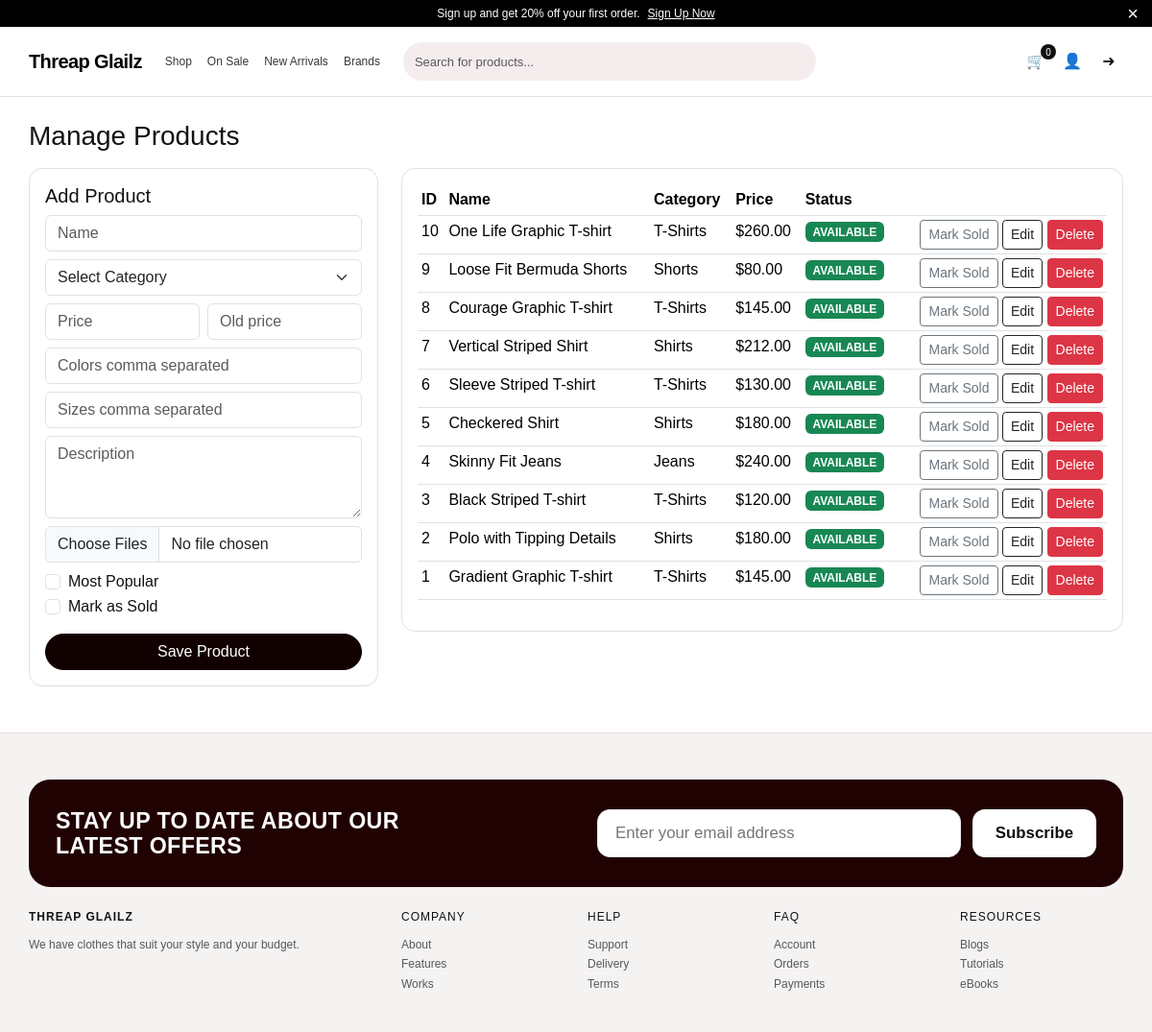
The app's page /admin/products.php (signed in) with its own data.
### tables this page shows
CREATE TABLE products (
    id INT UNSIGNED AUTO_INCREMENT PRIMARY KEY,
    category_id INT UNSIGNED NOT NULL,
    name VARCHAR(180) NOT NULL,
    slug VARCHAR(200) NOT NULL UNIQUE,
    description TEXT NOT NULL,
    price DECIMAL(10,2) NOT NULL,
    old_price DECIMAL(10,2) NULL,
    rating DECIMAL(2,1) DEFAULT 4.5,
    stock INT UNSIGNED DEFAULT 100,
    colors VARCHAR(255) DEFAULT 'Black,White',
    sizes VARCHAR(255) DEFAULT 'S,M,L,XL',
    is_popular TINYINT(1) DEFAULT 0,
    is_sold TINYINT(1) NOT NULL DEFAULT 0,
    created_at TIMESTAMP DEFAULT CURRENT_TIMESTAMP,
    updated_at TIMESTAMP DEFAULT CURRENT_TIMESTAMP ON UPDATE CURRENT_TIMESTAMP,
    CONSTRAINT fk_products_category FOREIGN KEY (category_id) REFERENCES categories(id) ON DELETE CASCADE,
    INDEX idx_products_category (category_id),
    INDEX idx_products_price (price),
    INDEX idx_products_popular (is_popular)
);

CREATE TABLE categories (
    id INT UNSIGNED AUTO_INCREMENT PRIMARY KEY,
    name VARCHAR(100) NOT NULL UNIQUE,
    slug VARCHAR(120) NOT NULL UNIQUE,
    created_at TIMESTAMP DEFAULT CURRENT_TIMESTAMP
);

### includes/functions.php (called while the page is built, shortened)
<?php
require_once __DIR__ . '/db.php';
function e(string $value): string {
    return htmlspecialchars($value, ENT_QUOTES, 'UTF-8');
}
function is_logged_in(): bool {
    return !empty($_SESSION['user']);
}
function is_admin_logged_in(): bool {
    return !empty($_SESSION['admin']);
}
function cart_items_count(): int {
    return array_sum($_SESSION['cart'] ?? []);
}

### includes/db.php (called while the page is built, shortened)
<?php
function db(): PDO {
    static $pdo = null;
    if ($pdo === null) {
        $dsn = 'mysql:host=' . DB_HOST . ';dbname=' . DB_NAME . ';charset=utf8mb4';
        $pdo = new PDO($dsn, DB_USER, DB_PASS, [
            PDO::ATTR_ERRMODE => PDO::ERRMODE_EXCEPTION,
            PDO::ATTR_DEFAULT_FETCH_MODE => PDO::FETCH_ASSOC,
            PDO::ATTR_EMULATE_PREPARES => false,
        ]);
    }
    return $pdo;
}

### admin/products.php (the view, shortened to what this page needs)
<?php
require_once __DIR__ . '/../includes/functions.php';
$editProduct = null;
$products = db()->query('SELECT p.*, c.name as category_name FROM products p JOIN categories c ON c.id = p.category_id ORDER BY p.id DESC')->fetchAll();
include __DIR__ . '/../header.php';
?>
<h1 class="h3 mb-3">Manage Products</h1>
<div class="row g-4">
    <div class="col-lg-4">
        <div class="detail-box p-3">
            <h5><?= $editProduct ? 'Edit Product' : 'Add Product' ?></h5>
            <form method="post" enctype="multipart/form-data">
                <div class="mb-2"><input class="form-control" name="name" placeholder="Name" value="<?= e($editProduct['name'] ?? '') ?>" required></div>
                <div class="mb-2">
                    <select class="form-select" name="category_id" required>
                        <option value="">Select Category</option>
                    </select>
                </div>
                <div class="row g-2 mb-2">
                    <div class="col"><input class="form-control" type="number" step="0.01" name="price" placeholder="Price" value="<?= e((string)($editProduct['price'] ?? '')) ?>" required></div>
                    <div class="col"><input class="form-control" type="number" step="0.01" name="old_price" placeholder="Old price" value="<?= e((string)($editProduct['old_price'] ?? '')) ?>"></div>
                </div>
                <div class="mb-2"><input class="form-control" name="colors" placeholder="Colors comma separated" value="<?= e($editProduct['colors'] ?? '') ?>"></div>
                <div class="mb-2"><input class="form-control" name="sizes" placeholder="Sizes comma separated" value="<?= e($editProduct['sizes'] ?? '') ?>"></div>
                <div class="mb-2"><textarea class="form-control" name="description" rows="3" placeholder="Description" required><?= e($editProduct['description'] ?? '') ?></textarea></div>
                <div class="mb-2"><input class="form-control" type="file" name="images[]" multiple></div>
                <div class="form-check"><input class="form-check-input" type="checkbox" name="is_popular" id="isPopular" <?= !empty($editProduct['is_popular']) ? 'checked' : '' ?>><label for="isPopular" class="form-check-label">Most Popular</label></div>
                <div class="form-check mb-3"><input class="form-check-input" type="checkbox" name="is_sold" id="isSold" <?= !empty($editProduct['is_sold']) ? 'checked' : '' ?>><label for="isSold" class="form-check-label">Mark as Sold</label></div>
                <button class="btn btn-dark w-100">Save Product</button>
            </form>
        </div>
    </div>
    <div class="col-lg-8">
        <div class="detail-box p-3">
            <table class="table table-sm">
                <thead><tr><th>ID</th><th>Name</th><th>Category</th><th>Price</th><th>Status</th><th></th></tr></thead>
                <tbody>
                    <?php foreach ($products as $p): ?>
                        <tr>
                            <td><?= (int)$p['id'] ?></td>
                            <td><?= e($p['name']) ?></td>
                            <td><?= e($p['category_name']) ?></td>
                            <td>$<?= number_format((float)$p['price'], 2) ?></td>
                            <td>
                                <?php if (!empty($p['is_sold'])): ?>
                                    <span class="badge text-bg-danger">SOLD</span>
                                <?php else: ?>
                                    <span class="badge text-bg-success">AVAILABLE</span>
                                <?php endif; ?>
                            </td>
                            <td class="text-end">
                                <form method="post" class="d-inline">
                                    <button class="btn btn-sm btn-outline-secondary"><?= !empty($p['is_sold']) ? 'Mark Available' : 'Mark Sold' ?></button>
                                </form>
                                <a href="?edit=<?= (int)$p['id'] ?>" class="btn btn-sm btn-outline-dark">Edit</a>
                                <form method="post" class="d-inline" onsubmit="return confirm('Delete product?')">
                                    <button class="btn btn-sm btn-danger">Delete</button>
                                </form>
                            </td>
                        </tr>
                    <?php endforeach; ?>
                </tbody>
            </table>
        </div>
    </div>
</div>
<?php include __DIR__ . '/../footer.php'; ?>

### header.php (shortened to what this page needs)
<?php
require_once __DIR__ . '/includes/functions.php';
$isEmbeddedView = (($_GET['embed'] ?? '') === '1')
    || (strtolower($_SERVER['HTTP_SEC_FETCH_DEST'] ?? '') === 'iframe');
$isUserLoggedIn = is_logged_in();
$isAdminLoggedIn = is_admin_logged_in();
$showPromoBar = !$isUserLoggedIn;
?>
<!doctype html>
<html lang="en">
<head>
    <link rel="stylesheet" href="https://cdn.jsdelivr.net/npm/bootstrap@5.3.3/dist/css/bootstrap.min.css">
    <link rel="stylesheet" href="<?= BASE_URL ?>/assets/css/style.css">
</head>
<body>
<?php if (!$isEmbeddedView && $showPromoBar): ?>
<div class="promo-bar" id="promoBar">
    <div class="container d-flex justify-content-center align-items-center gap-2 position-relative">
        <span>Sign up and get 20% off your first order.</span>
        <a href="<?= BASE_URL ?>/register.php">Sign Up Now</a>
        <button class="promo-close" id="promoClose" aria-label="Close">&times;</button>
    </div>
</div>
<?php endif; ?>
<?php if (!$isEmbeddedView): ?>
<header class="sticky-top bg-white main-header">
    <nav class="container navbar navbar-expand-lg py-3">
        <a class="navbar-brand fw-bold" href="<?= BASE_URL ?>/homepage.php">Threap Glailz</a>
        <div class="collapse navbar-collapse" id="mainNav">
            <ul class="navbar-nav mb-2 mb-lg-0 me-3">
                <li class="nav-item"><a class="nav-link" href="<?= BASE_URL ?>/shop.php">Shop</a></li>
                <li class="nav-item"><a class="nav-link" href="<?= BASE_URL ?>/shop.php?sort=popular">On Sale</a></li>
                <li class="nav-item"><a class="nav-link" href="<?= BASE_URL ?>/shop.php">New Arrivals</a></li>
                <li class="nav-item"><a class="nav-link" href="<?= BASE_URL ?>/shop.php">Brands</a></li>
            </ul>
            <form class="d-flex nav-search me-auto" method="get" action="<?= BASE_URL ?>/shop.php">
                <input class="form-control" type="search" name="q" placeholder="Search for products...">
            </form>
            <div class="d-flex align-items-center gap-2 nav-actions">
                <a href="<?= BASE_URL ?>/cart.php" class="icon-link" title="Cart">&#128722;<span class="cart-count"><?= cart_items_count() ?></span></a>
                <?php if ($isUserLoggedIn): ?>
                    <a href="<?= BASE_URL ?>/profile.php" class="icon-link" title="My Profile">&#128100;</a>
                    <a href="<?= BASE_URL ?>/logout.php" class="icon-link" title="Logout">&#10140;</a>
                <?php elseif ($isAdminLoggedIn): ?>
                    <a href="<?= BASE_URL ?>/admin/index.php" class="icon-link" title="Admin Dashboard">&#128100;</a>
                    <a href="<?= BASE_URL ?>/admin/logout.php" class="icon-link" title="Admin Logout">&#10140;</a>
                <?php else: ?>
                    <a href="<?= BASE_URL ?>/login.php" class="icon-link" title="Login">&#128100;</a>
                <?php endif; ?>
            </div>
        </div>
    </nav>
</header>
<?php endif; ?>
<main class="py-4">
<div class="container">

### footer.php (shortened to what this page needs)
</div>
</main>
<?php if (empty($isEmbeddedView)): ?>
<footer class="footer mt-4 pt-5 pb-4">
    <div class="container">
        <div class="newsletter-box mb-4">
            <h4>STAY UP TO DATE ABOUT OUR<br>LATEST OFFERS</h4>
            <form class="newsletter-form" onsubmit="event.preventDefault()">
                <input type="email" placeholder="Enter your email address" aria-label="Email address">
                <button type="submit">Subscribe</button>
            </form>
        </div>
        <div class="row g-4 footer-links">
            <div class="col-md-4">
                <h5 class="fw-bold">Threap Glailz</h5>
                <p class="text-muted small">We have clothes that suit your style and your budget.</p>
            </div>
            <div class="col-6 col-md-2"><h6>Company</h6><p class="small text-muted">About<br>Features<br>Works</p></div>
            <div class="col-6 col-md-2"><h6>Help</h6><p class="small text-muted">Support<br>Delivery<br>Terms</p></div>
            <div class="col-6 col-md-2"><h6>FAQ</h6><p class="small text-muted">Account<br>Orders<br>Payments</p></div>
            <div class="col-6 col-md-2"><h6>Resources</h6><p class="small text-muted">Blogs<br>Tutorials<br>eBooks</p></div>
        </div>
    </div>
</footer>
<?php endif; ?>
</body>
</html>

### assets/css/style.css (style rules this page uses)
:root { --ink: #121212; --muted: #6e6e6e; --line: #e8dddd; --soft: #f5eded; --soft-2: #f9f3f3; --dark: #200202; --radius: 14px; }
* { box-sizing: border-box; }
body { margin: 0; font-family: "Poppins", Arial, sans-serif; color: var(--ink); background: #fff; }
main { min-height: 50vh; }
.container { max-width: none; width: 100%; padding-inline: clamp(14px, 2.5vw, 36px); }
.promo-bar { position: sticky; top: 0; z-index: 1050; background: #000; color: #fff; padding: 5px 0; font-size: 12px; }
.promo-bar a { color: #fff; text-decoration: underline; }
.promo-close { position: absolute; right: 8px; border: 0; color: #fff; background: transparent; line-height: 1; font-size: 20px; }
.main-header { border-bottom: 1px solid var(--line); }
.navbar-brand { font-weight: 800; letter-spacing: -0.6px; }
.navbar-nav .nav-link { font-size: 12px; color: #383838; }
.nav-search { max-width: 430px; width: 100%; }
.nav-search .form-control { border: 0; background: var(--soft); border-radius: 24px; font-size: 13px; height: 40px; }
.icon-link { border: 1px solid transparent; color: var(--ink); text-decoration: none; position: relative; width: 30px; height: 30px; display: grid; place-items: center; border-radius: 50%; }
.cart-count { position: absolute; top: -4px; right: -7px; min-width: 16px; height: 16px; border-radius: 999px; background: #111; color: #fff; font-size: 10px; display: grid; place-items: center; padding: 0 4px; }
.btn-dark { background: #120101; border-color: #120101; border-radius: 999px; padding-inline: 24px; }
.filter-card, .cart-box, .summary-box, .detail-box { border-radius: var(--radius); border: 1px solid var(--line); background: #fff; }
.newsletter-box { background: var(--dark); border-radius: 22px; padding: 30px 28px; display: grid; grid-template-columns: minmax(360px, 1fr) minmax(420px, 520px); gap: 26px; align-items: center; }
.newsletter-box h3, .newsletter-box h4 { margin: 0; color: #fff; font-weight: 800; line-height: 1.12; letter-spacing: 0.4px; text-transform: uppercase; font-size: clamp(1.45rem, 1.9vw, 2.45rem); max-width: none;\n white-space: nowrap; }
.newsletter-form { display: flex; align-items: center; gap: 12px; justify-content: flex-end; }
.newsletter-form input { flex: 1 1 auto; min-width: 260px; height: 50px; border: 1px solid #e9e9e9; border-radius: 13px; padding: 0 18px; font-family: inherit; font-size: 1.05rem; background: #fff; }
.newsletter-form button { height: 50px; border: 0; border-radius: 13px; padding: 0 24px; font-family: inherit; font-size: 1.05rem; font-weight: 700; background: #fff; color: #111; cursor: pointer; white-space: nowrap; }
.footer { background: #f5f2f2; border-top: 1px solid var(--line); }
.footer-links h6, .footer-links h5 { font-size: 12px; letter-spacing: 1px; text-transform: uppercase; margin-bottom: 12px; }
.footer-links p, .footer-links a { font-size: 12px; color: #666; text-decoration: none; line-height: 1.7; }

### records on screen
products: id "10", name "One Life Graphic T-shirt", category.name "T-Shirts", price "260.00", is_sold "AVAILABLE"
products: id "9", name "Loose Fit Bermuda Shorts", category.name "Shorts", price "80.00", is_sold "AVAILABLE"
products: id "8", name "Courage Graphic T-shirt", category.name "T-Shirts", price "145.00", is_sold "AVAILABLE"
products: id "7", name "Vertical Striped Shirt", category.name "Shirts", price "212.00", is_sold "AVAILABLE"
products: id "6", name "Sleeve Striped T-shirt", category.name "T-Shirts", price "130.00", is_sold "AVAILABLE"
products: id "5", name "Checkered Shirt", category.name "Shirts", price "180.00", is_sold "AVAILABLE"
products: id "4", name "Skinny Fit Jeans", category.name "Jeans", price "240.00", is_sold "AVAILABLE"
products: id "3", name "Black Striped T-shirt", category.name "T-Shirts", price "120.00", is_sold "AVAILABLE"
products: id "2", name "Polo with Tipping Details", category.name "Shirts", price "180.00", is_sold "AVAILABLE"
products: id "1", name "Gradient Graphic T-shirt", category.name "T-Shirts", price "145.00", is_sold "AVAILABLE"

### other values on screen
cart_items_count() "0"
